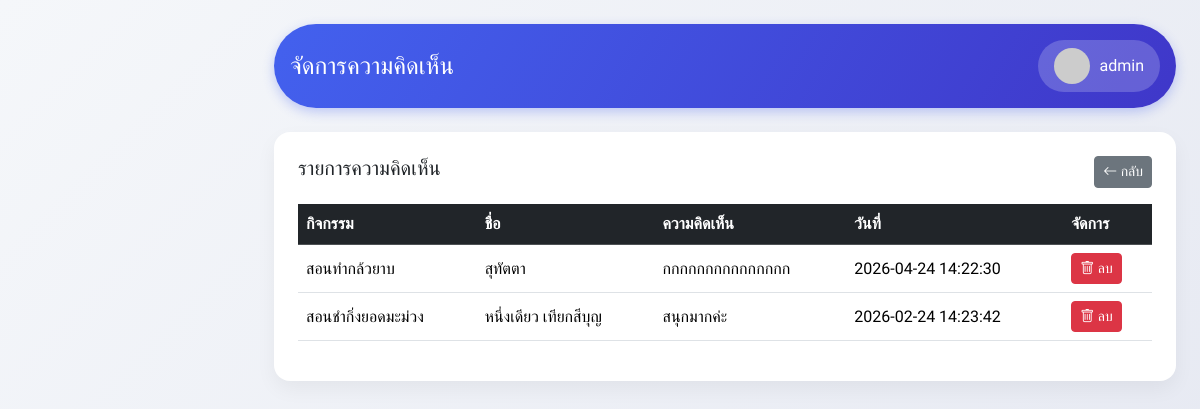
Before: /admin/manage_comments.php (signed in) with the older database file.
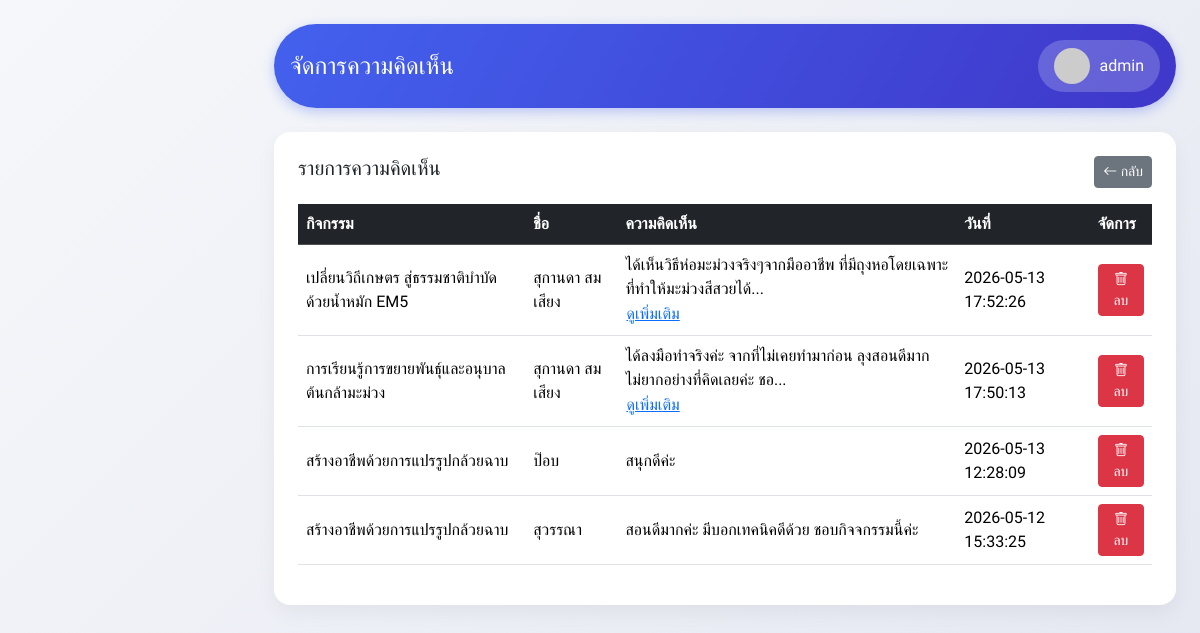
After: the same page with the newer database file.
### tables this page shows
CREATE TABLE `course_comments` (
  `comment_id` int(11) NOT NULL,
  `courses_id` int(11) NOT NULL,
  `member_id` int(11) DEFAULT NULL,
  `comment_text` text NOT NULL,
  `created_at` datetime DEFAULT current_timestamp(),
  `name` varchar(30) DEFAULT NULL,
  `guest_identifier` varchar(100) NOT NULL
);

CREATE TABLE `courses` (
  `courses_id` int(11) NOT NULL,
  `course_name` varchar(255) NOT NULL,
  `course_description` text NOT NULL,
  `image1` varchar(255) DEFAULT NULL,
  `image2` varchar(255) DEFAULT NULL,
  `image3` varchar(255) DEFAULT NULL,
  `created_at` timestamp NULL DEFAULT current_timestamp(),
  `updated_at` timestamp NULL DEFAULT current_timestamp() ON UPDATE current_timestamp()
);

### admin/sidebar.php (called while the page is built, shortened)
<?php
require_once __DIR__ . '/../db/db.php';
if (adminTableExists($conn, 'orders')) {
    $sql_pending = "
        SELECT COUNT(*) AS total_pending
        FROM orders
        WHERE order_status = 'pending'
    ";
    $stmt_pending = $conn->prepare($sql_pending);
    if ($stmt_pending) {
        $stmt_pending->execute();
        $result_pending = $stmt_pending->get_result();
        $pending = $result_pending->fetch_assoc();
        $total_pending = (int)($pending['total_pending'] ?? 0);
        $stmt_pending->close();
    }
}
function adminTableExists(mysqli $conn, string $table): bool
{
    $safeTable = $conn->real_escape_string($table);
    $result = $conn->query("
        SHOW TABLES LIKE '{$safeTable}'
    ");
    $exists = (
        $result instanceof mysqli_result &&
        $result->num_rows > 0
    );
    return $exists;
}
?>

### admin/manage_comments.php (the view, shortened to what this page needs)
<?php
require_once __DIR__ . '/../db/db.php';
$admin_name = $_SESSION['admin_name'] ?? '';
$stmt = $conn->prepare("
    SELECT
        cc.comment_id,
        cc.name,
        cc.comment_text,
        cc.created_at,
        c.course_name
    FROM course_comments cc
    JOIN courses c ON cc.courses_id = c.courses_id
    ORDER BY cc.created_at DESC
");
$stmt->execute();
$result = $stmt->get_result();
?>
<!DOCTYPE html>
<html lang="th">
<head>
    <link href="https://cdn.jsdelivr.net/npm/bootstrap@5.3.3/dist/css/bootstrap.min.css" rel="stylesheet">
    <link href="https://cdn.jsdelivr.net/npm/bootstrap-icons@1.11.1/font/bootstrap-icons.css" rel="stylesheet">
</head>
<body>
    <?php include 'sidebar.php'; ?>
    <div class="p-4" style="margin-left:250px;">
        <header class="dashboard-header mb-4">
            <div class="d-flex justify-content-between align-items-center">
                <h4 class="mb-0">จัดการความคิดเห็น</h4>
                <div class="admin-profile">
                    <img src="https://ui-avatars.com/api/?name=<?= urlencode($admin_name) ?>&background=random&color=fff">
                    <span><?= htmlspecialchars($admin_name) ?></span>
                </div>
            </div>
        </header>
        <div class="card-box">
            <div class="d-flex justify-content-between mb-3">
                <h5>รายการความคิดเห็น</h5>
                <a href="edit_courses.php" class="btn btn-secondary btn-sm">
                    <i class="bi bi-arrow-left"></i> กลับ
                </a>
            </div>
            <div class="table-responsive">
                <table class="table table-hover align-middle">
                    <thead class="table-dark">
                        <tr>
                            <th>กิจกรรม</th>
                            <th>ชื่อ</th>
                            <th>ความคิดเห็น</th>
                            <th>วันที่</th>
                            <th>จัดการ</th>
                        </tr>
                    </thead>
                    <tbody>
                        <?php while ($row = $result->fetch_assoc()): ?>
                            <tr>
                                <td><?= htmlspecialchars($row['course_name']) ?></td>
                                <td><?= htmlspecialchars($row['name']) ?></td>
                                <td>
                                    <?php
                                    $full = htmlspecialchars($row['comment_text']);
                                    $short = mb_strimwidth($full, 0, 80, '...');
                                    ?>
                                    <span><?= nl2br($short) ?></span>
                                    <?php if (mb_strlen($full) > 80): ?>
                                        <br>
                                        <button class="btn btn-link p-0"
                                            data-bs-toggle="modal"
                                            data-bs-target="#viewCommentModal"
                                            onclick="showComment(`<?= addslashes($full) ?>`)">
                                            ดูเพิ่มเติม
                                        </button>
                                    <?php endif; ?>
                                </td>
                                <td><?= $row['created_at'] ?></td>
                                <td>
                                    <a href="?delete=<?= $row['comment_id'] ?>"
                                        onclick="return confirm('ลบความคิดเห็นนี้หรือไม่?')"
                                        class="btn btn-sm btn-danger">
                                        <i class="bi bi-trash"></i> ลบ
                                    </a>
                                </td>
                            </tr>
                        <?php endwhile; ?>
                    </tbody>
                </table>
            </div>
        </div>
    </div>
</body>
</html>

### admin/manage_comments.php (style rules this page uses)
* { font-family: 'Kanit', sans-serif; }
body { background: linear-gradient(135deg, #f5f7fa 0%, #e4e7f1 100%); min-height: 100vh; }
.dashboard-header { background: linear-gradient(120deg, #4361ee, #3f37c9); color: white; padding: 1rem; border-radius: 50px; box-shadow: 0 4px 12px rgba(67, 97, 238, .3); }
.admin-profile { display: flex; align-items: center; background: rgba(255, 255, 255, .2); padding: .5rem 1rem; border-radius: 50px; }
.admin-profile img { width: 36px; height: 36px; border-radius: 50%; margin-right: 10px; }
.card-box { background: white; border-radius: 16px; box-shadow: 0 8px 20px rgba(0, 0, 0, .05); padding: 1.5rem; }

Changed rows visible on the page:
removed course_comments: courses.course_name "สอนทำกล้วยาบ", name "สุทัตตา", comment_text "กกกกกกกกกกกกกกก", created_at "2026-04-24 14:22:30"
removed course_comments: courses.course_name "สอนชำกิ่งยอดมะม่วง", name "หนึ่งเดียว เทียกสีบุญ", comment_text "สนุกมากค่ะ", created_at "2026-02-24 14:23:42"
added course_comments: courses.course_name "เปลี่ยนวิถีเกษตร สู่ธรรมชาติบำบัดด้วยน้ำหมัก EM5", name "สุกานดา สมเสียง", comment_text "ได้เห็นวิธีห่อมะม่วงจริงๆจากมืออาชีพ ที่มีถุงหอโดยเฉพาะที่ทำให้มะม่วงสีสวยได้...", created_at "2026-05-13 17:52:26"
added course_comments: courses.course_name "การเรียนรู้การขยายพันธุ์และอนุบาลต้นกล้ามะม่วง", name "สุกานดา สมเสียง", comment_text "ได้ลงมือทำจริงค่ะ จากที่ไม่เคยทำมาก่อน ลุงสอนดีมาก ไม่ยากอย่างที่คิดเลยค่ะ ชอ...", created_at "2026-05-13 17:50:13"
added course_comments: courses.course_name "สร้างอาชีพด้วยการแปรรูปกล้วยฉาบ", name "ป๊อบ", comment_text "สนุกดีค่ะ", created_at "2026-05-13 12:28:09"
added course_comments: courses.course_name "สร้างอาชีพด้วยการแปรรูปกล้วยฉาบ", name "สุวรรณา", comment_text "สอนดีมากค่ะ มีบอกเทคนิคดีด้วย ชอบกิจจกรรมนี้ค่ะ", created_at "2026-05-12 15:33:25"
